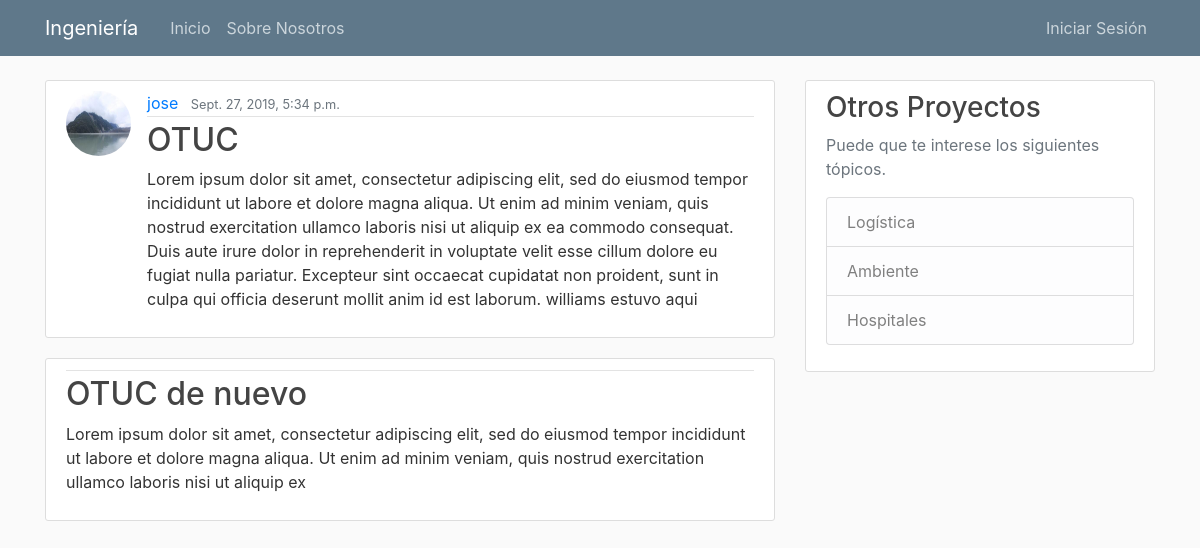
Before: /otuc/ with the older database file.
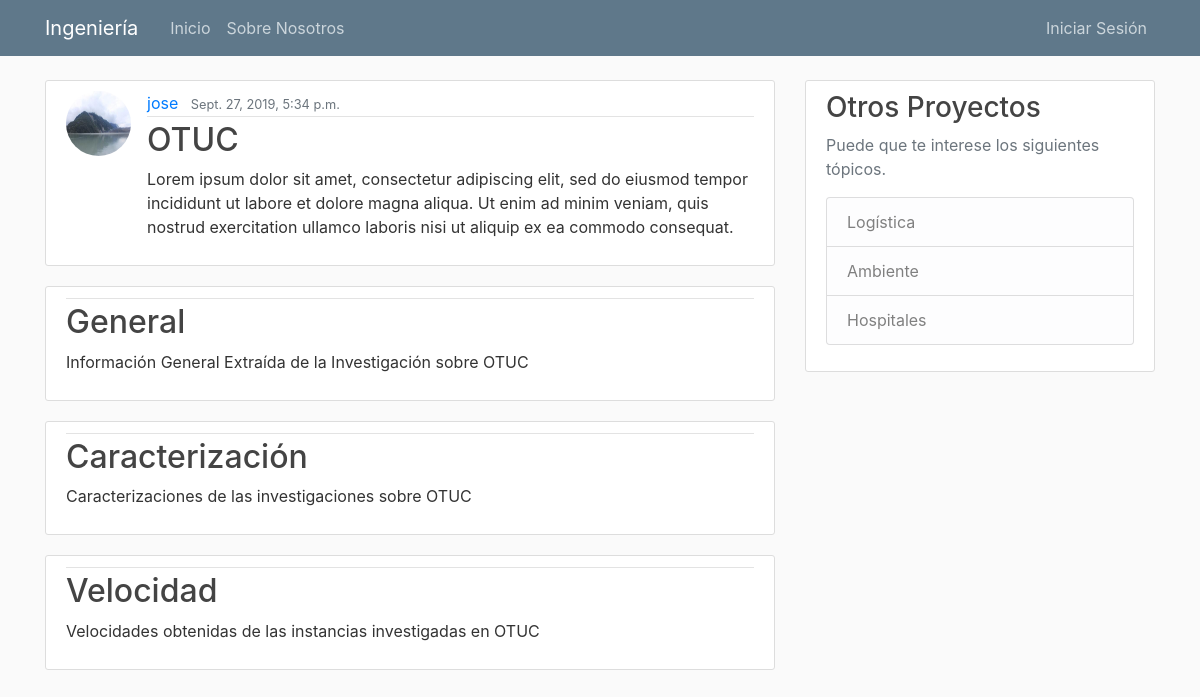
After: the same page with the newer database file.
### blog/models.py (models this page shows, shortened)
class PostDetail(models.Model):
    post = models.ForeignKey(Post, on_delete=models.CASCADE)
    postDetail_title = models.CharField(max_length=100)
    postDetail_content = models.TextField()

class Post(models.Model):
    title = models.CharField(max_length=100)
    content = models.TextField()
    date_posted = models.DateTimeField(default=timezone.now)
    author = models.ForeignKey(User, on_delete=models.CASCADE)
    paper = models.TextField(verbose_name="link to the paper", default="https://docs.djangoproject.com/en/2.2/topics/db/models/")
    CATEGORIAS = (
        ('L', 'Logistica'),
        ('H', 'Hospitales'),
        ('A', 'Ambiente'),
    )
    category = models.CharField(max_length=1, choices=CATEGORIAS, default="L")

### user/models.py (models this page shows, shortened)
class Profile(models.Model):
    user = models.OneToOneField(User, on_delete=models.CASCADE)
    image = models.ImageField(default='default.jpg', upload_to='profile_pics')

### blog/views.py (the view)
# urls.py: path('otuc/', OtucView.as_view()),
class OtucView(ListView):
    model = PostDetail
    template_name = "blog/post_detail.html"  # <app>/<model>_<viewtype>.html
    context_object_name = 'post'
    ordering = ['-date_posted']
    paginate_by = 3
    def get_queryset(self):
        post = get_object_or_404(Post, title="OTUC")
        return PostDetail.objects.filter(post=post)

### blog/templates/blog/post_detail.html (shortened to what this page needs)
{% extends "blog/base.html" %}
{% block content %}
{% for postDetail in post %}
{% if forloop.first %}
<article class="media content-section">
    <img class="rounded-circle article-img" src="{{ postDetail.post.author.profile.image.url }}">
    <div class="media-body">
        <div class="article-metadata">
            <a class="mr-2" href="#">{{ postDetail.post.author }}</a>
            <small class="text-muted">{{ postDetail.post.date_posted }}</small>
        </div>
        <h2 class="article-title">{{ postDetail.post.title }}</h2>
        <p class="article-content">{{ postDetail.post.content }}</p>
    </div>
</article>
{% endif %}
{% endfor %}
{% for postDetail in post %}
    <article class="media content-section">
          <div class="media-body">
            <div class="article-metadata">
            </div>
              <h2><a class="article-title" href="{% url 'presentation' postDetail.pk %}">{{ postDetail.postDetail_title }}</a></h2>
            <p class="article-content">{{ postDetail.postDetail_content }}</p>
          </div>
        </article>
{% endfor %}
{% endblock content %}

### blog/templates/blog/base.html (shortened to what this page needs)
{% load static %}
<!DOCTYPE html>
<html>
<head>
    <link rel="stylesheet" href="https://maxcdn.bootstrapcdn.com/bootstrap/4.0.0/css/bootstrap.min.css">
    <link rel="stylesheet" type="text/css" href="{% static 'blog/main.css' %}">
</head>
<body>
    <header class="site-header">
      <nav class="navbar navbar-expand-md navbar-dark bg-steel fixed-top">
        <div class="container">
          <a class="navbar-brand mr-4" href="{% url 'blog-home' %}">Ingeniería</a>
          <div class="collapse navbar-collapse" id="navbarToggle">
            <div class="navbar-nav mr-auto">
              <a class="nav-item nav-link" href="{% url 'blog-home' %}">Inicio</a>
              <a class="nav-item nav-link" href="{% url 'blog-about' %}">Sobre Nosotros</a>
            </div>
            <div class="navbar-nav">
                {% if user.is_authenticated %}
                <a class="nav-item nav-link" href="{% url 'post-create' %}">Postea!</a>
                <a class="nav-item nav-link" href="{% url 'profile' %}">Editar Perfil</a>
                <a class="nav-item nav-link" href="{% url 'logout' %}">Salir de la Sesión</a>
                {% else %}
                <a class="nav-item nav-link" href="{% url 'login' %}">Iniciar Sesión</a>
                {% endif %}
            </div>
          </div>
        </div>
      </nav>
    </header>
    <main {% if object %}{% else %}role="main" class="container"{% endif %}>
      <div {% if object %}{% else %}class="row"{% endif %}>
        <div {% if object %}style="padding:0px 5vw;"{% else %}class="col-md-8"{% endif %} >
          {% block content %}{% endblock %}
        </div>
          {% if object %}
          {% else %}
        <div class="col-md-4">
          <div class="content-section">
            <h3>Otros Proyectos</h3>
            <p class='text-muted'>Puede que te interese los siguientes tópicos.
              <ul class="list-group">
                <li class="list-group-item list-group-item-light"> <a style="color: gray;" href="{% url 'category-posts' 'Logistica' %}">Logística</a></li>
                <li class="list-group-item list-group-item-light"> <a style="color: gray;" href="{% url 'category-posts' 'Ambiente' %}">Ambiente</a></li>
                <li class="list-group-item list-group-item-light"> <a style="color: gray;" href="{% url 'category-posts' 'Hospitales' %}">Hospitales</a></li>
              </ul>
            </p>
          </div>
        </div>
          {% endif %}
      </div>
    </main>
</body>
</html>

### blog/static/blog/main.css (style rules this page uses)
body { background: #fafafa; color: #333333; margin-top: 5rem; }
h1, h2, h3, h4, h5, h6 { color: #444444; }
ul { margin: 0; }
.bg-steel { background-color: #5f788a; }
.site-header .navbar-nav .nav-link { color: #cbd5db; }
.content-section { background: #ffffff; padding: 10px 20px; border: 1px solid #dddddd; border-radius: 3px; margin-bottom: 20px; }
.article-title { color: #444444; }
.article-content { white-space: pre-line; }
.article-img { height: 65px; width: 65px; margin-right: 16px; }
.article-metadata { padding-bottom: 1px; margin-bottom: 4px; border-bottom: 1px solid #e3e3e3 }

Changed rows visible on the page:
changed PostDetail "OTUC": post.content "…ex ea commodo consequat. Duis aute irure dolor in reprehenderit in voluptate velit esse cillum dolore eu fugiat nulla pariatur. Excepteur sint occaecat cupidatat non proident, sunt in culpa qui officia deserunt mollit anim id est laborum. williams estuvo aqui" → "…ex ea commodo consequat."; postDetail_title "OTUC de nuevo" → "General"; postDetail_content "Lorem ipsum dolor sit amet, consectetur adipiscing elit, sed do eiusmod tempor incididunt ut labore et dolore magna aliqua. Ut enim ad minim veniam, quis nostrud exercitation ullamco laboris nisi ut aliquip ex" → "Información General Extraída de la Investigación sobre OTUC"
added PostDetail: postDetail_title "Caracterización", postDetail_content "Caracterizaciones de las investigaciones sobre OTUC"
added PostDetail: postDetail_title "Velocidad", postDetail_content "Velocidades obtenidas de las instancias investigadas en OTUC"
